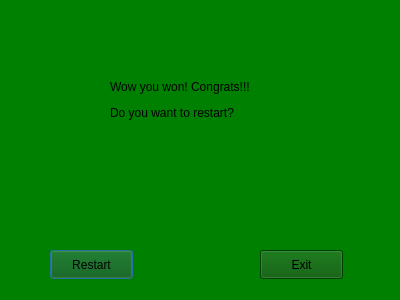
<?xml version="1.0" encoding="UTF-8"?>
<ui version="4.0">
 <class>Winnerwindow</class>
 <widget class="QDialog" name="Winnerwindow">
  <property name="geometry">
   <rect>
    <x>0</x>
    <y>0</y>
    <width>400</width>
    <height>300</height>
   </rect>
  </property>
  <property name="windowTitle">
   <string>Dialog</string>
  </property>
  <property name="styleSheet">
   <string notr="true">QDialog {
	background-color: green;
}</string>
  </property>
  <widget class="QPushButton" name="restart_button">
   <property name="geometry">
    <rect>
     <x>50</x>
     <y>250</y>
     <width>83</width>
     <height>29</height>
    </rect>
   </property>
   <property name="styleSheet">
    <string notr="true">QPushButton {
	background-color: rgb(0, 85, 0);
}

QPushButton:hover {
	background-color:  rgb(0, 102, 0);
}

QPushButton:pressed {
	background-color:  rgb(0, 124, 0);
}</string>
   </property>
   <property name="text">
    <string>Restart</string>
   </property>
  </widget>
  <widget class="QPushButton" name="exit_button">
   <property name="geometry">
    <rect>
     <x>260</x>
     <y>250</y>
     <width>83</width>
     <height>29</height>
    </rect>
   </property>
   <property name="styleSheet">
    <string notr="true">QPushButton {
	background-color: rgb(0, 85, 0);
}

QPushButton:hover {
	background-color:  rgb(0, 102, 0);
}

QPushButton:pressed {
	background-color:  rgb(0, 124, 0);
}</string>
   </property>
   <property name="text">
    <string>Exit</string>
   </property>
  </widget>
  <widget class="QLabel" name="label">
   <property name="geometry">
    <rect>
     <x>110</x>
     <y>70</y>
     <width>171</width>
     <height>61</height>
    </rect>
   </property>
   <property name="text">
    <string>&lt;html&gt;&lt;head/&gt;&lt;body&gt;&lt;p&gt;Wow you won! Congrats!!!&lt;/p&gt;&lt;p&gt;Do you want to restart?&lt;/p&gt;&lt;/body&gt;&lt;/html&gt;</string>
   </property>
  </widget>
 </widget>
 <resources/>
 <connections/>
</ui>
